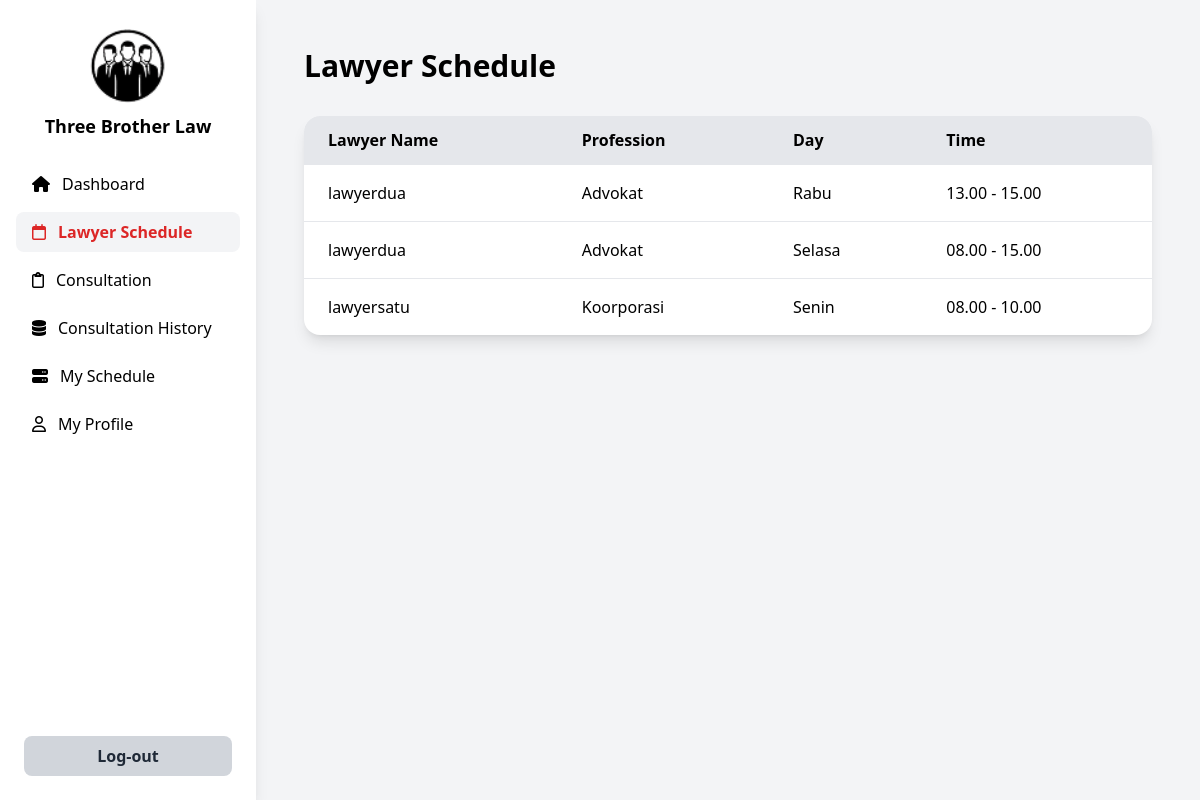
The app's page /pengacara/lawyer-schadule/lawyer-schedule.php (signed in) with its own data.
### tables this page shows
CREATE TABLE `lawyer_schedule` (
  `id` int NOT NULL,
  `lawyer_id` int DEFAULT NULL,
  `lawyer_username` varchar(100) DEFAULT NULL,
  `day` enum('Senin','Selasa','Rabu','Kamis','Jumat') DEFAULT NULL,
  `start_time` enum('08.00','10.00','13.00','15.00') DEFAULT NULL,
  `end_time` enum('10.00','12.00','15.00','17.00') DEFAULT NULL,
  `created_at` timestamp NULL DEFAULT CURRENT_TIMESTAMP
);

CREATE TABLE `lawyers` (
  `id` int NOT NULL,
  `user_id` int NOT NULL,
  `full_name` varchar(100) NOT NULL,
  `email` varchar(100) NOT NULL,
  `address` varchar(255) DEFAULT NULL,
  `birth_place` varchar(100) DEFAULT NULL,
  `birth_date` date DEFAULT NULL,
  `profession` varchar(100) DEFAULT NULL,
  `phone` varchar(20) DEFAULT NULL,
  `created_at` timestamp NULL DEFAULT CURRENT_TIMESTAMP,
  `updated_at` timestamp NULL DEFAULT CURRENT_TIMESTAMP ON UPDATE CURRENT_TIMESTAMP
);

### pengacara/lawyer-schadule/lawyer-schedule.php (the view, shortened to what this page needs)
<?php
require_once '../../config.php';
try {
    $stmt = $pdo->query("
        SELECT
            ls.lawyer_username,
            l.profession,
            ls.day,
            ls.start_time,
            ls.end_time
        FROM lawyer_schedule ls
        JOIN lawyers l ON l.full_name = ls.lawyer_username
        ORDER BY ls.id DESC
    ");
    $result = $stmt->fetchAll(PDO::FETCH_ASSOC);
} catch (PDOException $e) {
    die("Terjadi kesalahan: " . $e->getMessage());
}
?>
<!DOCTYPE html>
<html lang="en">
<head>
  <script src="https://cdn.tailwindcss.com"></script>
  <link rel="stylesheet" href="https://cdnjs.cloudflare.com/ajax/libs/font-awesome/6.4.0/css/all.min.css">
</head>
<body class="bg-gray-100 font-sans">
  <div class="flex min-h-screen">
    <aside class="w-64 bg-white shadow-lg flex flex-col justify-between">
      <div>
        <div class="p-6 text-center">
          <img src="../../assets/img/logo.png" alt="Logo" class="w-20 mx-auto mb-2">
          <h2 class="text-lg font-bold">Three Brother Law</h2>
        </div>
        <nav class="px-4 space-y-2">
          <a href="../lawyer-dashboard.php" class="flex items-center space-x-3 px-4 py-2 rounded-lg hover:bg-gray-100">
            <i class="fa-solid fa-house"></i>
            <span>Dashboard</span>
          </a>
          <a href="./lawyer-schedule.php" class="flex items-center space-x-3 px-4 py-2 rounded-lg bg-gray-100 text-red-600 font-semibold">
            <i class="fa-regular fa-calendar"></i>
            <span>Lawyer Schedule</span>
          </a>
          <a href="../consultation/consultation.php" class="flex items-center space-x-3 px-4 py-2 rounded-lg hover:bg-gray-100">
            <i class="fa-regular fa-clipboard"></i>
            <span>Consultation</span>
          </a>
          <a href="../consultation-history/consultation-history.php" class="flex items-center space-x-3 px-4 py-2 rounded-lg hover:bg-gray-100">
            <i class="fa-solid fa-database"></i>
            <span>Consultation History</span>
          </a>
          <a href="../my-schadule/my-schedule.php" class="flex items-center space-x-3 px-4 py-2 rounded-lg hover:bg-gray-100">
            <i class="fa-solid fa-server"></i>
            <span>My Schedule</span>
          </a>
          <a href="../my-profile/my-profile.php" class="flex items-center space-x-3 px-4 py-2 rounded-lg hover:bg-gray-100">
            <i class="fa-regular fa-user"></i>
            <span>My Profile</span>
          </a>
        </nav>
      </div>
      <div class="p-6">
        <button onclick="window.location.href='../../logout.php'"
          class="w-full py-2 bg-gray-300 text-gray-800 rounded-lg hover:bg-gray-400 font-semibold">
          Log-out
        </button>
      </div>
    </aside>
    <main class="flex-1 p-12">
      <h1 class="text-3xl font-bold mb-8">Lawyer Schedule</h1>
      <div class="bg-white shadow-lg rounded-2xl overflow-hidden">
        <table class="w-full text-left border-collapse">
          <thead class="bg-gray-200">
            <tr>
              <th class="px-6 py-3 font-semibold">Lawyer Name</th>
              <th class="px-6 py-3 font-semibold">Profession</th>
              <th class="px-6 py-3 font-semibold">Day</th>
              <th class="px-6 py-3 font-semibold">Time</th>
            </tr>
          </thead>
          <tbody>
        <?php if (count($result) > 0): ?>
            <?php foreach ($result as $row): ?>
                <tr class="border-t">
                    <td class="px-6 py-4"><?= htmlspecialchars($row['lawyer_username']) ?></td>
                    <td class="px-6 py-4"><?= htmlspecialchars($row['profession']) ?></td>
                    <td class="px-6 py-4"><?= htmlspecialchars($row['day']) ?></td>
                    <td class="px-6 py-4"><?= htmlspecialchars($row['start_time']) ?> - <?= htmlspecialchars($row['end_time']) ?></td>
                </tr>
            <?php endforeach; ?>
        <?php else: ?>
            <tr>
                <td colspan="4" class="px-6 py-4 text-center text-gray-500">Belum ada jadwal.</td>
            </tr>
        <?php endif; ?>
          </tbody>
        </table>
      </div>
    </main>
  </div>
</body>
</html>

### records on screen
lawyer_schedule: lawyer_username "lawyerdua", lawyer.profession "Advokat", day "Rabu", start_time "13.00", end_time "15.00"
lawyer_schedule: lawyer_username "lawyerdua", lawyer.profession "Advokat", day "Selasa", start_time "08.00", end_time "15.00"
lawyer_schedule: lawyer_username "lawyersatu", lawyer.profession "Koorporasi", day "Senin", start_time "08.00", end_time "10.00"
